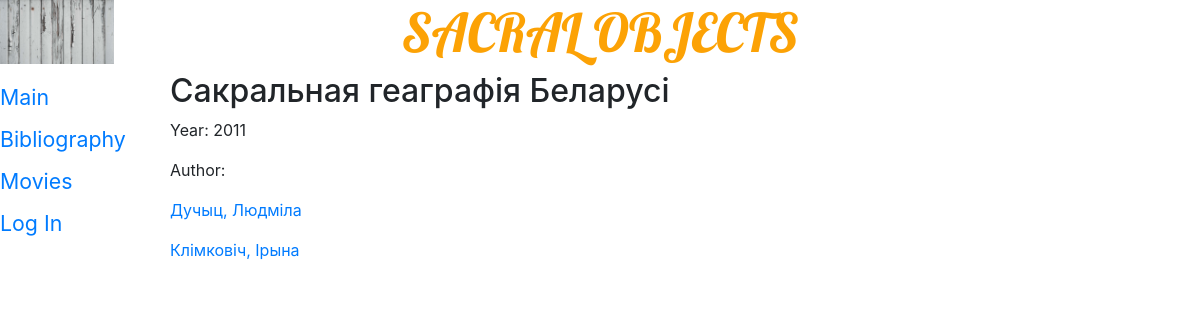
The page /works/1/ on the database its author committed.
### volumbf/models.py (models this page shows, shortened)
class Mentions(models.Model):
    work = models.TextField(verbose_name='Праца')
    year = models.PositiveIntegerField(blank=True, null=True)
    sacral_objects = models.ManyToManyField(Stones, related_name='mentions', verbose_name='Сакральны аб\'ект')
    class Meta:
        verbose_name_plural = 'Узгадкі'
        verbose_name = 'Узгадка'
        ordering = ['work']

class Authors(models.Model):
    author = models.CharField(max_length=50, verbose_name='Аўтар')
    publications = models.ManyToManyField(Mentions, related_name='authors', verbose_name='Публікацыі', blank=True)
    objects = AuthorManager()
    def __str__(self):
        return self.author
    class Meta:
        verbose_name_plural = 'Аўтары'
        verbose_name = 'Аўтар'
        ordering = ['author']

### volumbf/views.py (the view)
# urls.py: path('works/<int:pk>/', work_detail, name='work_detail'),
def work_detail(request, pk):
    works = get_object_or_404(Mentions, pk=pk)
    authors = Authors.objects.filter(publications__in=[works])
    return render(request, 'volumbf/work_detail.html', {'works': works, 'authors': authors})

### volumbf/templates/volumbf/work_detail.html
{% extends "layout/basic.html" %}
{% block content %}
   <div>
	<h2> {{ works.work }} </h2>
	<p>Year: {{ works.year }}</p>
	<p>Author: </p>
	{% for author in authors %}
    		<p><a href="{% url 'authors_detail' author.pk %}">{{ author }}</a></p>
	{% endfor %}
   </div>
{% endblock %}

### rows shown on the page
Mentions: work "Сакральная геаграфія Беларусі", year "2011"
Authors: author "Дучыц, Людміла"
Authors: author "Клімковіч, Ірына"
